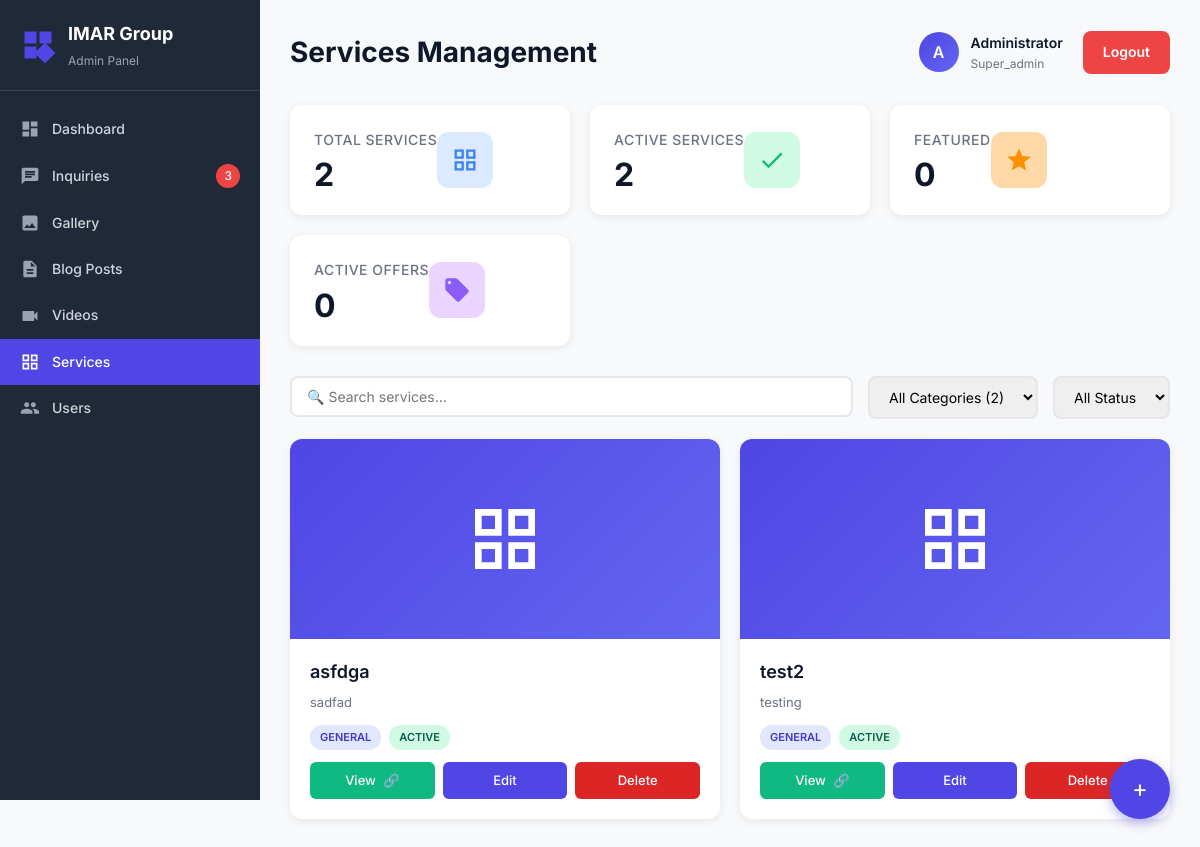
The app's page /admin/SERVICES_CODE/services.php (signed in) with its own data.
### tables this page shows
CREATE TABLE `services` (
  `id` int(11) NOT NULL,
  `title` varchar(255) NOT NULL,
  `slug` varchar(255) NOT NULL,
  `icon_path` varchar(500) DEFAULT NULL,
  `short_description` text DEFAULT NULL,
  `full_content` longtext DEFAULT NULL,
  `category` varchar(100) DEFAULT 'general',
  `is_featured` tinyint(1) DEFAULT 0,
  `has_offer` tinyint(1) DEFAULT 0 COMMENT 'Shows if service currently has an offer',
  `offer_text` varchar(255) DEFAULT NULL COMMENT 'Optional offer description',
  `display_order` int(11) DEFAULT 0,
  `status` enum('active','inactive','draft') DEFAULT 'active',
  `views` int(11) DEFAULT 0,
  `created_by` int(11) DEFAULT NULL,
  `created_at` timestamp NOT NULL DEFAULT current_timestamp(),
  `updated_at` timestamp NOT NULL DEFAULT current_timestamp() ON UPDATE current_timestamp()
);

### admin/SERVICES_CODE/services.php (the view, shortened to what this page needs)
<?php
require_once __DIR__ . '/../../config/config.php';
$admin_name = $_SESSION['admin_name'] ?? 'Admin';
$admin_initials = strtoupper(substr($admin_name, 0, 1));
$admin_role = $_SESSION['admin_role'] ?? 'editor';
$filter_category = $_GET['category'] ?? 'all';
$filter_status = $_GET['status'] ?? 'all';
$search = $_GET['search'] ?? '';
$whereConditions = [];
$whereClause = !empty($whereConditions) ? 'WHERE ' . implode(' AND ', $whereConditions) : '';
$query = "SELECT * FROM services $whereClause ORDER BY display_order ASC, created_at DESC";
$stmt = $conn->prepare($query);
$stmt->execute();
$result = $stmt->get_result();
$services = $result->fetch_all(MYSQLI_ASSOC);
$stats = [
    'total' => $conn->query("SELECT COUNT(*) as count FROM services")->fetch_assoc()['count'],
    'active' => $conn->query("SELECT COUNT(*) as count FROM services WHERE status = 'active'")->fetch_assoc()['count'],
    'featured' => $conn->query("SELECT COUNT(*) as count FROM services WHERE is_featured = 1")->fetch_assoc()['count'],
    'offers' => $conn->query("SELECT COUNT(*) as count FROM services WHERE has_offer = 1")->fetch_assoc()['count']
];
$category_counts = [
    'all' => $stats['total'],
    'financial' => $conn->query("SELECT COUNT(*) as count FROM services WHERE category = 'financial'")->fetch_assoc()['count'],
    'investment' => $conn->query("SELECT COUNT(*) as count FROM services WHERE category = 'investment'")->fetch_assoc()['count'],
    'property' => $conn->query("SELECT COUNT(*) as count FROM services WHERE category = 'property'")->fetch_assoc()['count'],
    'general' => $conn->query("SELECT COUNT(*) as count FROM services WHERE category = 'general'")->fetch_assoc()['count']
];
$client_website_url = 'http://localhost/Imar-Group-Website';
$services_page = 'services.html';
?>
<!DOCTYPE html>
<html lang="en">
<head>
    <link rel="stylesheet" href="../../css/styles.css">
    <link rel="stylesheet" href="../../css/dashboard.css">
</head>
<body>
<div class="dashboard">
    <?php include __DIR__ . '/../includes/sidebar.php'; ?>
    <div class="main-content">
        <div class="dashboard-header">
            <h1>Services Management</h1>
            <div class="header-actions">
                <div class="user-info">
                    <div class="user-avatar"><?php echo $admin_initials; ?></div>
                    <div>
                        <div style="font-weight: 600; font-size: 14px;"><?php echo htmlspecialchars($admin_name); ?></div>
                        <div style="font-size: 12px; color: #6b7280;"><?php echo ucfirst($admin_role); ?></div>
                    </div>
                </div>
                <a href="/Imar_Group_Admin_panel/admin/logout.php" class="logout-btn">Logout</a>
            </div>
        </div>
        <div class="stats-grid">
            <div class="stat-card">
                <div class="stat-content">
                    <div class="stat-info">
                        <h3>Total Services</h3>
                        <div class="stat-value"><?php echo $stats['total']; ?></div>
                    </div>
                    <div class="stat-icon blue">
                        <svg viewBox="0 0 24 24"><path d="M3 11h8V3H3v8zm2-6h4v4H5V5zm8-2v8h8V3h-8zm6 6h-4V5h4v4zM3 21h8v-8H3v8zm2-6h4v4H5v-4zm8 6h8v-8h-8v8zm2-6h4v4h-4v-4z"/></svg>
                    </div>
                </div>
            </div>
            <div class="stat-card">
                <div class="stat-content">
                    <div class="stat-info">
                        <h3>Active Services</h3>
                        <div class="stat-value"><?php echo $stats['active']; ?></div>
                    </div>
                    <div class="stat-icon green">
                        <svg viewBox="0 0 24 24"><path d="M9 16.2L4.8 12l-1.4 1.4L9 19 21 7l-1.4-1.4L9 16.2z"/></svg>
                    </div>
                </div>
            </div>
            <div class="stat-card">
                <div class="stat-content">
                    <div class="stat-info">
                        <h3>Featured</h3>
                        <div class="stat-value"><?php echo $stats['featured']; ?></div>
                    </div>
                    <div class="stat-icon orange">
                        <svg viewBox="0 0 24 24"><path d="M12 17.27L18.18 21l-1.64-7.03L22 9.24l-7.19-.61L12 2 9.19 8.63 2 9.24l5.46 4.73L5.82 21z"/></svg>
                    </div>
                </div>
            </div>
            <div class="stat-card">
                <div class="stat-content">
                    <div class="stat-info">
                        <h3>Active Offers</h3>
                        <div class="stat-value"><?php echo $stats['offers']; ?></div>
                    </div>
                    <div class="stat-icon purple">
                        <svg viewBox="0 0 24 24"><path d="M21.41 11.58l-9-9C12.05 2.22 11.55 2 11 2H4c-1.1 0-2 .9-2 2v7c0 .55.22 1.05.59 1.42l9 9c.36.36.86.58 1.41.58.55 0 1.05-.22 1.41-.59l7-7c.37-.36.59-.86.59-1.41 0-.55-.23-1.06-.59-1.42zM5.5 7C4.67 7 4 6.33 4 5.5S4.67 4 5.5 4 7 4.67 7 5.5 6.33 7 5.5 7z"/></svg>
                    </div>
                </div>
            </div>
        </div>
        <div class="search-filter-row">
            <div class="search-box">
                <form method="GET" action="">
                    <input type="text" name="search" class="search-input" placeholder="🔍 Search services..." value="<?php echo htmlspecialchars($search); ?>">
                </form>
            </div>
            <select class="filter-select" onchange="location.href='?status=<?php echo $filter_status; ?>&category=' + this.value + '&search=<?php echo urlencode($search); ?>'">
                <option value="all" <?php echo $filter_category === 'all' ? 'selected' : ''; ?>>All Categories (<?php echo $category_counts['all']; ?>)</option>
            </select>
            <select class="filter-select" onchange="location.href='?category=<?php echo $filter_category; ?>&status=' + this.value + '&search=<?php echo urlencode($search); ?>'">
                <option value="all" <?php echo $filter_status === 'all' ? 'selected' : ''; ?>>All Status</option>
            </select>
        </div>
        <?php if (empty($services)): ?>
            <div class="empty-state">
                <svg width="80" height="80" viewBox="0 0 24 24" fill="#d1d5db">
                    <path d="M3 11h8V3H3v8zm2-6h4v4H5V5zm8-2v8h8V3h-8zm6 6h-4V5h4v4zM3 21h8v-8H3v8zm2-6h4v4H5v-4zm8 6h8v-8h-8v8zm2-6h4v4h-4v-4z"/>
                </svg>
                <h3>No Services Found</h3>
                <p>Start by creating your first service.</p>
            </div>
        <?php else: ?>
            <div class="services-grid-admin">
                <?php foreach ($services as $service): ?>
                    <div class="service-card-admin">
                        <div class="service-card-icon">
                            <?php if (!empty($service['icon_path'])): ?>
                                <svg width="80" height="80" viewBox="0 0 24 24" fill="white" style="display:none;">
                                    <path d="M3 11h8V3H3v8zm2-6h4v4H5V5zm8-2v8h8V3h-8zm6 6h-4V5h4v4zM3 21h8v-8H3v8zm2-6h4v4H5v-4zm8 6h8v-8h-8v8zm2-6h4v4h-4v-4z"/>
                                </svg>
                            <?php else: ?>
                                <svg width="80" height="80" viewBox="0 0 24 24" fill="white">
                                    <path d="M3 11h8V3H3v8zm2-6h4v4H5V5zm8-2v8h8V3h-8zm6 6h-4V5h4v4zM3 21h8v-8H3v8zm2-6h4v4H5v-4zm8 6h8v-8h-8v8zm2-6h4v4h-4v-4z"/>
                                </svg>
                            <?php endif; ?>
                        </div>
                        <div class="service-card-content">
                            <div class="service-card-title"><?php echo htmlspecialchars($service['title']); ?></div>
                            <div class="service-card-description"><?php echo htmlspecialchars($service['short_description']); ?></div>
                            <div class="service-card-meta">
                                <span class="badge badge-category"><?php echo ucfirst($service['category']); ?></span>
                                <span class="badge badge-status <?php echo $service['status']; ?>"><?php echo ucfirst($service['status']); ?></span>
                            </div>
                            <div class="service-card-actions">
                                <?php
                                $client_service_url = $client_website_url . '/' . $services_page . '?service=' . urlencode($service['slug']);
                                ?>
                                <a href="<?php echo $client_service_url; ?>"
                                   class="btn-small btn-view"
                                   target="_blank"
                                   title="View service on client website: <?php echo htmlspecialchars($service['title']); ?>">
                                   View
                                </a>
                                <a href="edit-service.php?id=<?php echo $service['id']; ?>" class="btn-small btn-edit">Edit</a>
                                <?php if ($admin_role !== 'editor'): ?>
                                    <a href="?delete=<?php echo $service['id']; ?>&category=<?php echo $filter_category; ?>&status=<?php echo $filter_status; ?>"
                                       class="btn-small btn-delete"
                                       onclick="return confirm('⚠️ Are you sure you want to delete this service?\n\nService: <?php echo htmlspecialchars($service['title']); ?>\n\nThis action cannot be undone!')">Delete</a>
                                <?php endif; ?>
                            </div>
                        </div>
                    </div>
                <?php endforeach; ?>
            </div>
        <?php endif; ?>
        <a href="add-service.php" class="add-new-btn" title="Add New Service">+</a>
        </div>
    </div>
</body>
</html>

### css/styles.css (style rules this page uses)
* { margin: 0; padding: 0; box-sizing: border-box; font-family: 'Inter', -apple-system, BlinkMacSystemFont, 'Segoe UI', sans-serif; }
body { background-color: #f8f9fa; color: #0f172a; line-height: 1.6; }
a { text-decoration: none; color: inherit; }
.dashboard { display: flex; min-height: 100vh; background-color: #f8f9fa; }
.main-content { flex: 1; padding: 30px; background-color: #f8f9fa; overflow-y: auto; }
.dashboard-header { display: flex; justify-content: space-between; align-items: center; margin-bottom: 30px; flex-wrap: wrap; gap: 15px; }
.dashboard-header h1 { font-size: 28px; font-weight: 700; color: #0f172a; }
.header-actions { display: flex; align-items: center; gap: 20px; }
.user-info { display: flex; align-items: center; gap: 12px; }
.user-avatar { width: 40px; height: 40px; background: linear-gradient(135deg, #4f46e5 0%, #6366f1 100%); color: #ffffff; border-radius: 50%; display: flex; align-items: center; justify-content: center; font-weight: 600; font-size: 16px; }
.logout-btn { padding: 10px 20px; border: none; border-radius: 8px; background-color: #ef4444; color: #ffffff; cursor: pointer; font-size: 14px; font-weight: 600; transition: background 0.3s; }
.stats-grid { display: grid; grid-template-columns: repeat(auto-fit, minmax(240px, 1fr)); gap: 20px; margin-bottom: 30px; }
.stat-card { background-color: #ffffff; padding: 20px; border-radius: 12px; display: flex; justify-content: space-between; align-items: center; box-shadow: 0 1px 3px rgba(0, 0, 0, 0.1); transition: transform 0.2s, box-shadow 0.2s; }
.stat-value { font-size: 28px; font-weight: 700; color: #0f172a; }
.stat-icon { width: 50px; height: 50px; border-radius: 12px; display: flex; align-items: center; justify-content: center; }
.stat-icon svg { width: 24px; height: 24px; }
.stat-icon.blue { background-color: #dbeafe; }
.stat-icon.blue svg { fill: #3b82f6; }
.stat-icon.green { background-color: #d1fae5; }
.stat-icon.green svg { fill: #10b981; }
.stat-icon.purple { background-color: #e9d5ff; }
.stat-icon.purple svg { fill: #8b5cf6; }
.stat-icon.orange { background-color: #fc900259; }
.stat-icon.orange svg { fill: #fc9002ff; }
.btn-delete { background-color: #dc2626 !important; color: white !important; }

### css/dashboard.css (style rules this page uses)
.stats-grid { display: grid; grid-template-columns: repeat(auto-fit, minmax(260px, 1fr)); gap: 20px; margin-bottom: 30px; }
.stat-card { background: white; padding: 24px; border-radius: 12px; box-shadow: 0 2px 8px rgba(0, 0, 0, 0.08); transition: all 0.3s ease; position: relative; overflow: hidden; }
.stat-card::before { content: ''; position: absolute; top: 0; left: 0; width: 4px; height: 100%; background: linear-gradient(180deg, #4f46e5 0%, #6366f1 100%); opacity: 0; transition: opacity 0.3s ease; }
.stat-content { display: flex; justify-content: space-between; align-items: center; }
.stat-info h3 { font-size: 14px; font-weight: 500; color: #6b7280; margin-bottom: 8px; text-transform: uppercase; letter-spacing: 0.5px; }
.stat-info .stat-value { font-size: 32px; font-weight: 700; color: #0f172a; line-height: 1; }
.stat-icon { width: 56px; height: 56px; border-radius: 12px; display: flex; align-items: center; justify-content: center; flex-shrink: 0; }
.stat-icon svg { width: 28px; height: 28px; }
.btn-delete { background-color: #dc2626 !important; color: white !important; }

### records on screen
services: views "2", title "test2", short_description "testing", category "GENERAL", status "ACTIVE"
services: title "asfdga", short_description "sadfad", category "GENERAL", status "ACTIVE"

### other values on screen
$new_inquiries_count "3"
$admin_initials "A"
$admin_name "Administrator"
$admin_role "Super_admin"
$stats['featured'] "0"
$stats['offers'] "0"
